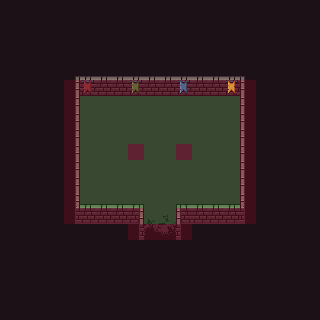

Rendered tile map (Tiled .tmx) drawn with the repository's tilesets; below, a short description and the map source with its tile grids summarised:
An orthogonal 20x20 tile map with 16x16 px tiles, 6 tile layers (bg, floor, exits, fg, ...), 5 tilesets and 11 objects (s).

<map version="1.5" tiledversion="1.6.0" orientation="orthogonal" renderorder="right-down" width="20" height="20" tilewidth="16" tileheight="16" infinite="0" nextlayerid="14" nextobjectid="21">
 <tileset firstgid="1" source="0x72_16x16DungeonTileset_walls.v1.tsx" />
 <tileset firstgid="257" source="0x72_16x16DungeonTileset.v4.tsx" />
 <tileset firstgid="513" source="NavigationTileSet.tsx" />
 <tileset firstgid="515" source="spawnTileset.tsx" />
 <tileset firstgid="519" source="Enemies.tsx" />
 <layer id="1" name="bg" width="20" height="20">
  <data>[400 cells, 400 non-empty, 1 distinct tile ids]</data>
 </layer>
 <layer id="2" name="floor" width="20" height="20">
  <data>[400 cells, 82 non-empty, 1 distinct tile ids]</data>
 </layer>
 <layer id="5" name="exits" width="20" height="20">
  <data>[400 cells, 4 non-empty, 4 distinct tile ids]</data>
 </layer>
 <layer id="4" name="fg" width="20" height="20">
  <data>[400 cells, 58 non-empty, 16 distinct tile ids]</data>
 </layer>
 <layer id="3" name="props" width="20" height="20">
  <data>[400 cells, 4 non-empty, 4 distinct tile ids]</data>
 </layer>
 <objectgroup id="13" name="Treasure">
  <object id="19" gid="448" x="176" y="160" width="16" height="16" />
  <object id="20" gid="448" x="128" y="160" width="16" height="16" />
 </objectgroup>
 <objectgroup id="8" name="Collisions">
  <object id="5" x="144" y="240">
   <polygon points="0,0 0,-36 -64,-36 -64,-152 96,-152 96,-36 32,-36 32,0" />
  </object>
 </objectgroup>
 <objectgroup id="12" name="Enemies">
  <object id="9" gid="520" x="208" y="192" width="16" height="16" />
  <object id="10" gid="520" x="96" y="192" width="16" height="16" />
  <object id="11" gid="520" x="112" y="128" width="16" height="16" />
  <object id="12" gid="520" x="192" y="128" width="16" height="16" />
  <object id="15" gid="521" x="64" y="80" width="16" height="16" />
  <object id="16" gid="521" x="240" y="80" width="16" height="16" />
 </objectgroup>
 <objectgroup id="9" name="Void" />
 <objectgroup id="10" name="Gates">
  <object id="7" name="s" x="144" y="240">
   <polygon points="0,0 0,-16 32,-16 32,0" />
  </object>
 </objectgroup>
 <objectgroup id="11" name="SpawnPoints">
  <object id="8" gid="518" x="160" y="224" width="16" height="16" />
 </objectgroup>
 <layer id="7" name="navigation" width="20" height="20" opacity="0.15">
  <data>[400 cells, 112 non-empty, 2 distinct tile ids]</data>
 </layer>
</map>
